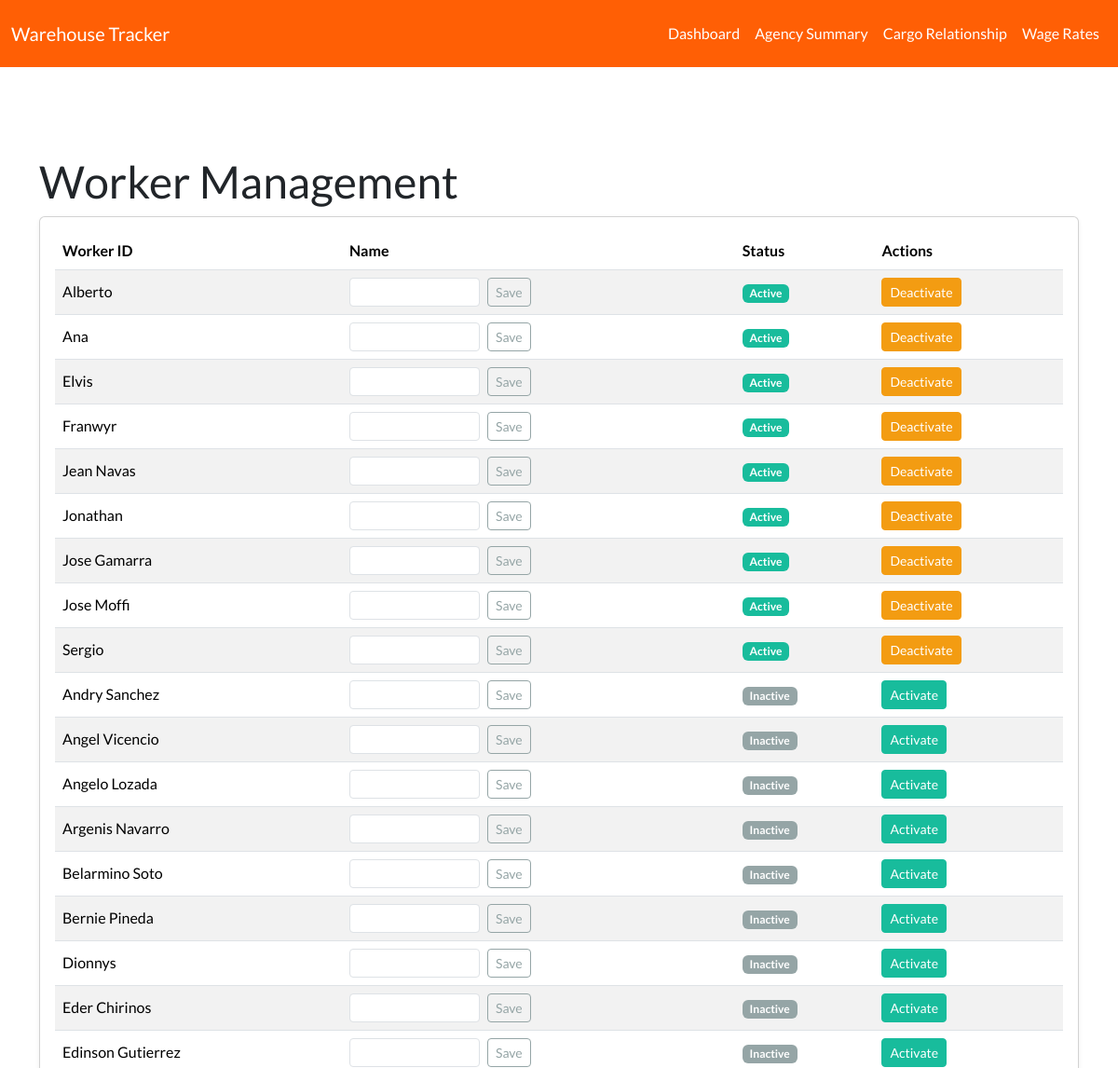
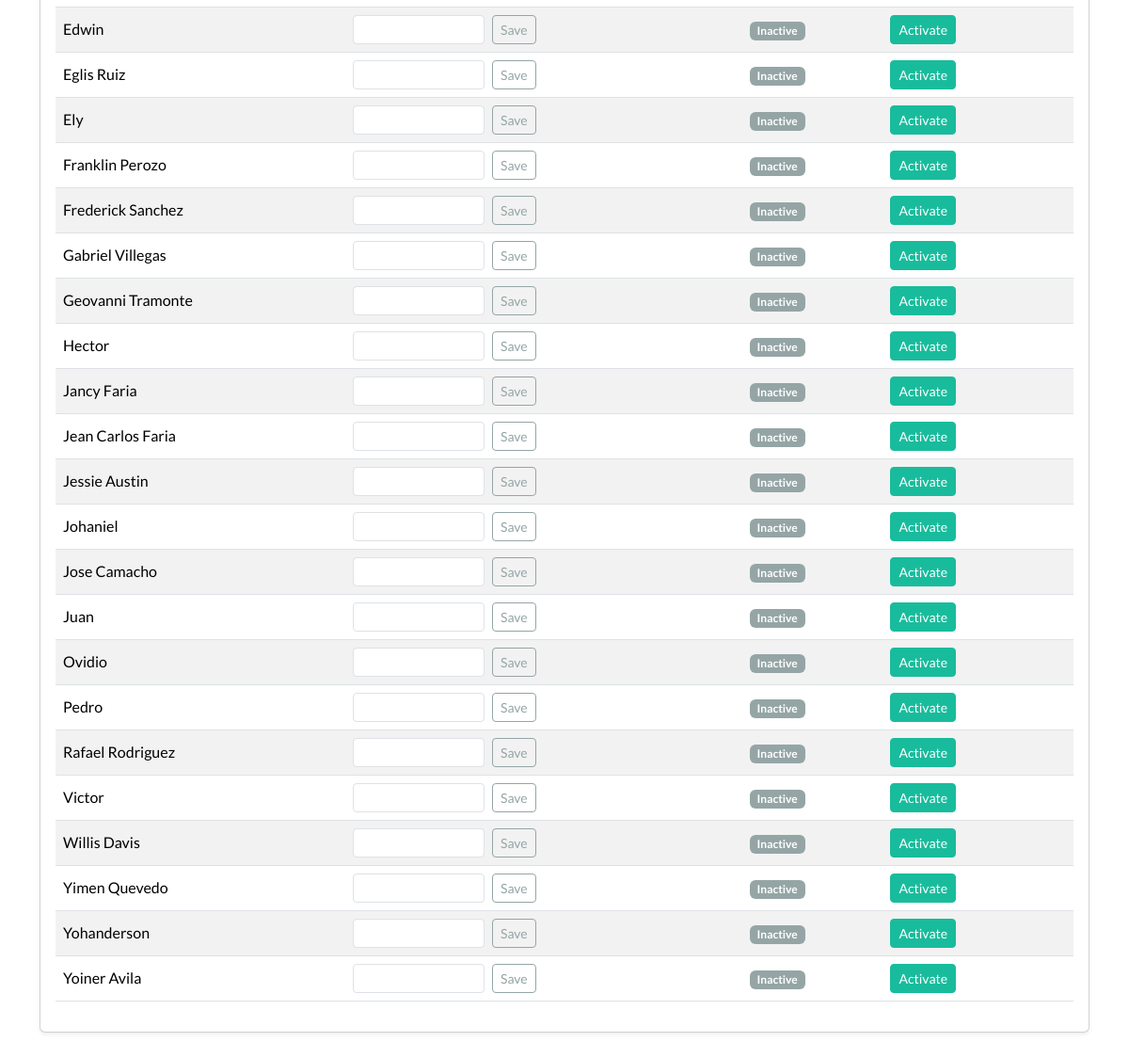
The page /workers on the database its author committed (2 pictures, top to bottom).
### app/models.py (models this page shows, shortened)
class Worker(db.Model):
    __tablename__ = 'worker'
    id = db.Column(db.Integer, primary_key=True)
    worker_id = db.Column(db.String(64), unique=True, nullable=False, index=True)
    name = db.Column(db.String(128), nullable=True)
    is_active = db.Column(db.Boolean, default=True, nullable=False)

### app/routes/dashboard.py (the view, shortened to what this page needs)
@dashboard_bp.route('/workers', methods=['GET', 'POST'])
def manage_workers():
    from ..models import Worker
    workers = Worker.query.order_by(Worker.is_active.desc(), Worker.worker_id).all()
    return render_template('manage_workers.html', workers=workers)

### app/templates/manage_workers.html (shortened to what this page needs)
{% extends "layout.html" %}
{% block content %}
<h1>Worker Management</h1>
<div class="card">
  <div class="card-body">
    <div class="table-responsive">
      <table class="table table-hover table-striped align-middle">
        <thead>
          <tr>
            <th>Worker ID</th>
            <th>Name</th>
            <th>Status</th>
            <th>Actions</th>
          </tr>
        </thead>
        <tbody>
          {% for w in workers %}
          <tr>
            <td>{{ w.worker_id }}</td>
            <td>
              <form method="post" class="d-inline-flex align-items-center">
                <input name="name" class="form-control form-control-sm me-2" value="{{ w.name or '' }}" style="width: 140px; display: inline-block;" />
                <button class="btn btn-sm btn-outline-secondary">Save</button>
              </form>
            </td>
            <td>
              {% if w.is_active %}
                <span class="badge bg-success">Active</span>
              {% else %}
                <span class="badge bg-secondary">Inactive</span>
              {% endif %}
            </td>
            <td>
              <form method="post" style="display:inline;">
                {% if w.is_active %}
                  <button class="btn btn-sm btn-warning">Deactivate</button>
                {% else %}
                  <button class="btn btn-sm btn-success">Activate</button>
                {% endif %}
              </form>
            </td>
          </tr>
          {% endfor %}
        </tbody>
      </table>
    </div>
  </div>
</div>
{% endblock %}

### app/static/css/custom.css (style rules this page uses)
.table-responsive { overflow-x: auto; }
.card { margin-bottom: 1.5rem; box-shadow: 0 0.125rem 0.25rem rgba(0, 0, 0, 0.075); }

### rows shown on the page
Worker: worker_id "Alberto", is_active "Active"
Worker: worker_id "Ana", is_active "Active"
Worker: worker_id "Elvis", is_active "Active"
Worker: worker_id "Franwyr", is_active "Active"
Worker: worker_id "Jean Navas", is_active "Active"
Worker: worker_id "Jonathan", is_active "Active"
Worker: worker_id "Jose Gamarra", is_active "Active"
Worker: worker_id "Jose Moffi", is_active "Active"
Worker: worker_id "Sergio", is_active "Active"
Worker: worker_id "Andry Sanchez", is_active "Inactive"
Worker: worker_id "Angel Vicencio", is_active "Inactive"
Worker: worker_id "Angelo Lozada", is_active "Inactive"
Worker: worker_id "Argenis Navarro", is_active "Inactive"
Worker: worker_id "Belarmino Soto", is_active "Inactive"
Worker: worker_id "Bernie Pineda", is_active "Inactive"
Worker: worker_id "Dionnys", is_active "Inactive"
Worker: worker_id "Eder Chirinos", is_active "Inactive"
Worker: worker_id "Edinson Gutierrez", is_active "Inactive"
Worker: worker_id "Edwin", is_active "Inactive"
Worker: worker_id "Eglis Ruiz", is_active "Inactive"
Worker: worker_id "Ely", is_active "Inactive"
Worker: worker_id "Franklin Perozo", is_active "Inactive"
Worker: worker_id "Frederick Sanchez", is_active "Inactive"
Worker: worker_id "Gabriel Villegas", is_active "Inactive"
Worker: worker_id "Geovanni Tramonte", is_active "Inactive"
Worker: worker_id "Hector", is_active "Inactive"
Worker: worker_id "Jancy Faria", is_active "Inactive"
Worker: worker_id "Jean Carlos Faria", is_active "Inactive"
Worker: worker_id "Jessie Austin", is_active "Inactive"
Worker: worker_id "Johaniel", is_active "Inactive"
Worker: worker_id "Jose Camacho", is_active "Inactive"
Worker: worker_id "Juan", is_active "Inactive"
Worker: worker_id "Ovidio", is_active "Inactive"
Worker: worker_id "Pedro", is_active "Inactive"
Worker: worker_id "Rafael Rodriguez", is_active "Inactive"
Worker: worker_id "Victor", is_active "Inactive"
Worker: worker_id "Willis Davis", is_active "Inactive"
Worker: worker_id "Yimen Quevedo", is_active "Inactive"
Worker: worker_id "Yohanderson", is_active "Inactive"
Worker: worker_id "Yoiner Avila", is_active "Inactive"
